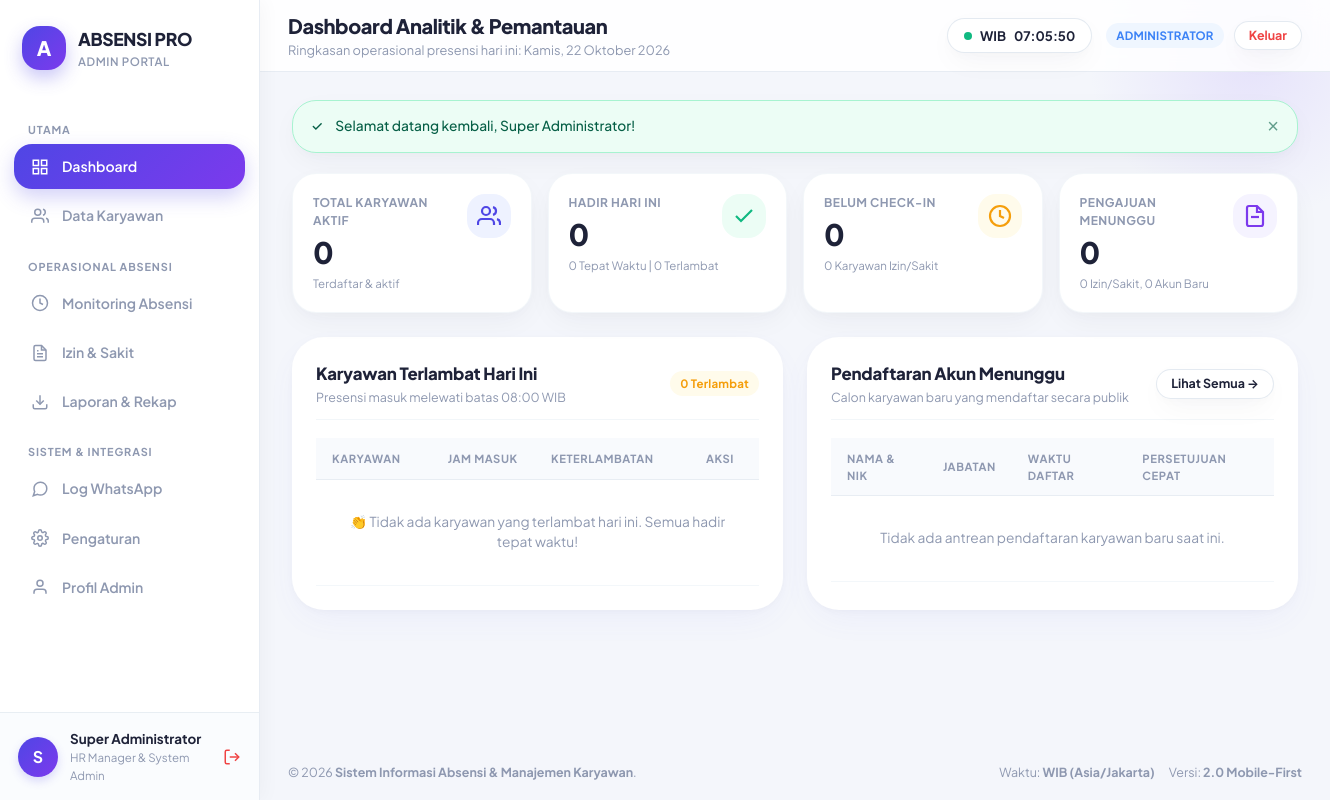
Page /admin_dashboard.php (signed in) on the committed database.
### tables this page shows
CREATE TABLE IF NOT EXISTS `users` (
    `id` INT UNSIGNED AUTO_INCREMENT PRIMARY KEY,
    `nik` VARCHAR(30) NOT NULL,
    `nama_lengkap` VARCHAR(100) NOT NULL,
    `jabatan` VARCHAR(50) NOT NULL,
    `no_wa` VARCHAR(20) NOT NULL,
    `email` VARCHAR(100) NOT NULL,
    `password_hash` VARCHAR(255) NOT NULL,
    `role` ENUM('admin', 'karyawan') NOT NULL DEFAULT 'karyawan',
    `account_status` ENUM('menunggu', 'disetujui', 'ditolak') NOT NULL DEFAULT 'menunggu',
    `rejection_reason` TEXT DEFAULT NULL,
    `approved_by` INT UNSIGNED DEFAULT NULL,
    `approved_at` DATETIME DEFAULT NULL,
    `is_active` TINYINT(1) NOT NULL DEFAULT 1,
    `created_at` DATETIME NOT NULL DEFAULT CURRENT_TIMESTAMP,
    `updated_at` DATETIME NOT NULL DEFAULT CURRENT_TIMESTAMP ON UPDATE CURRENT_TIMESTAMP,
    UNIQUE KEY `uk_users_nik` (`nik`),
    UNIQUE KEY `uk_users_email` (`email`),
    INDEX `idx_users_role_status` (`role`, `account_status`, `is_active`)
);

### helpers/auth_helper.php (called while the page is built, shortened)
<?php
require_once __DIR__ . '/sanitize_helper.php';
function is_logged_in(): bool {
    return isset($_SESSION['user_id']) && !empty($_SESSION['user_id']);
}
function current_user(): ?array {
    static $currentUser = null;
    if ($currentUser === null) {
        $db = get_db_connection();
        $stmt = $db->prepare("SELECT id, nik, nama_lengkap, jabatan, no_wa, email, role, account_status, is_active FROM users WHERE id = ?");
        $stmt->execute([$_SESSION['user_id']]);
        $user = $stmt->fetch();
        $currentUser = $user;
    }
    return $currentUser;
}
function require_login(): void {
    $user = current_user();
}
function require_admin(): void {
    require_login();
}

### views/layouts/sidebar_admin.php (the view, shortened to what this page needs)
<?php
$currentScript = basename($_SERVER['PHP_SELF']);
$user = current_user();
?>
<aside class="sidebar">
    <div class="sidebar-brand">
        <div class="sidebar-logo-icon">A</div>
        <div>
            <div class="sidebar-brand-title">ABSENSI PRO</div>
            <div class="sidebar-brand-subtitle">Admin Portal</div>
        </div>
    </div>
    <ul class="sidebar-menu">
        <li class="menu-category">Utama</li>
        <li class="menu-item">
            <a href="<?= BASE_URL ?>/admin_dashboard.php" class="menu-link <?= $currentScript === 'admin_dashboard.php' ? 'active' : '' ?>">
                <span class="menu-icon">
                    <svg width="18" height="18" viewBox="0 0 24 24" fill="none" stroke="currentColor" stroke-width="2"><rect x="3" y="3" width="7" height="7"></rect><rect x="14" y="3" width="7" height="7"></rect><rect x="14" y="14" width="7" height="7"></rect><rect x="3" y="14" width="7" height="7"></rect></svg>
                </span>
                <span>Dashboard</span>
            </a>
        </li>
        <li class="menu-item">
            <a href="<?= BASE_URL ?>/admin_employees.php" class="menu-link <?= in_array($currentScript, ['admin_employees.php', 'admin_employee_detail.php']) ? 'active' : '' ?>">
                <span class="menu-icon">
                    <svg width="18" height="18" viewBox="0 0 24 24" fill="none" stroke="currentColor" stroke-width="2"><path d="M17 21v-2a4 4 0 0 0-4-4H5a4 4 0 0 0-4 4v2"></path><circle cx="9" cy="7" r="4"></circle><path d="M23 21v-2a4 4 0 0 0-3-3.87"></path><path d="M16 3.13a4 4 0 0 1 0 7.75"></path></svg>
                </span>
                <span>Data Karyawan</span>
            </a>
        </li>
        <li class="menu-category">Operasional Absensi</li>
        <li class="menu-item">
            <a href="<?= BASE_URL ?>/admin_attendance.php" class="menu-link <?= $currentScript === 'admin_attendance.php' ? 'active' : '' ?>">
                <span class="menu-icon">
                    <svg width="18" height="18" viewBox="0 0 24 24" fill="none" stroke="currentColor" stroke-width="2"><circle cx="12" cy="12" r="10"></circle><polyline points="12 6 12 12 16 14"></polyline></svg>
                </span>
                <span>Monitoring Absensi</span>
            </a>
        </li>
        <li class="menu-item">
            <a href="<?= BASE_URL ?>/admin_leaves.php" class="menu-link <?= $currentScript === 'admin_leaves.php' ? 'active' : '' ?>">
                <span class="menu-icon">
                </span>
                <span>Izin & Sakit</span>
            </a>
        </li>
        <li class="menu-item">
            <a href="<?= BASE_URL ?>/admin_reports.php" class="menu-link <?= $currentScript === 'admin_reports.php' ? 'active' : '' ?>">
                <span class="menu-icon">
                    <svg width="18" height="18" viewBox="0 0 24 24" fill="none" stroke="currentColor" stroke-width="2"><path d="M21 15v4a2 2 0 0 1-2 2H5a2 2 0 0 1-2-2v-4"></path><polyline points="7 10 12 15 17 10"></polyline><line x1="12" y1="15" x2="12" y2="3"></line></svg>
                </span>
                <span>Laporan & Rekap</span>
            </a>
        </li>
        <li class="menu-category">Sistem & Integrasi</li>
        <li class="menu-item">
            <a href="<?= BASE_URL ?>/admin_fonnte_logs.php" class="menu-link <?= $currentScript === 'admin_fonnte_logs.php' ? 'active' : '' ?>">
                <span class="menu-icon">
                    <svg width="18" height="18" viewBox="0 0 24 24" fill="none" stroke="currentColor" stroke-width="2"><path d="M21 11.5a8.38 8.38 0 0 1-.9 3.8 8.5 8.5 0 0 1-7.6 4.7 8.38 8.38 0 0 1-3.8-.9L3 21l1.9-5.7a8.38 8.38 0 0 1-.9-3.8 8.5 8.5 0 0 1 4.7-7.6 8.38 8.38 0 0 1 3.8-.9h.5a8.48 8.48 0 0 1 8 8v.5z"></path></svg>
                </span>
                <span>Log WhatsApp</span>
            </a>
        </li>
        <li class="menu-item">
            <a href="<?= BASE_URL ?>/admin_settings.php" class="menu-link <?= $currentScript === 'admin_settings.php' ? 'active' : '' ?>">
                <span class="menu-icon">
                </span>
                <span>Pengaturan</span>
            </a>
        </li>
        <li class="menu-item">
            <a href="<?= BASE_URL ?>/profile.php" class="menu-link <?= $currentScript === 'profile.php' ? 'active' : '' ?>">
                <span class="menu-icon">
                    <svg width="18" height="18" viewBox="0 0 24 24" fill="none" stroke="currentColor" stroke-width="2"><path d="M20 21v-2a4 4 0 0 0-4-4H8a4 4 0 0 0-4 4v2"></path><circle cx="12" cy="7" r="4"></circle></svg>
                </span>
                <span>Profil Admin</span>
            </a>
        </li>
    </ul>
    <div class="sidebar-footer">
        <div class="user-profile-badge">
            <div class="user-avatar-circle">
                <?= strtoupper(substr($user['nama_lengkap'] ?? 'A', 0, 1)) ?>
            </div>
            <div class="user-info-text">
                <div class="user-info-name"><?= clean_input($user['nama_lengkap'] ?? 'Admin') ?></div>
                <div class="user-info-role"><?= clean_input($user['jabatan'] ?? 'Administrator') ?></div>
            </div>
            <a href="<?= BASE_URL ?>/logout.php" title="Keluar / Logout" style="color: #EF4444; margin-left: auto; display: flex; align-items: center;">
                <svg width="18" height="18" viewBox="0 0 24 24" fill="none" stroke="currentColor" stroke-width="2"><path d="M9 21H5a2 2 0 0 1-2-2V5a2 2 0 0 1 2-2h4"></path><polyline points="16 17 21 12 16 7"></polyline><line x1="21" y1="12" x2="9" y2="12"></line></svg>
            </a>
        </div>
    </div>
</aside>

### rows in the picture
users: nama_lengkap "S", nama_lengkap "Super Administrator", jabatan "HR Manager & System Admin"

### other values in the picture
clean_input($pageTitle) "Dashboard Analitik & Pemantauan"
clean_input($pageSubtitle) "Ringkasan operasional presensi hari ini: Kamis, 22 Oktober 2026"
$icon "✓"
$msg "Selamat datang kembali, Super Administrator!"
$totalActiveEmployees "0"
$totalHadir "0"
$tepatWaktu "0"
$terlambat "0"
$belumHadir "0"
$totalIzinSakitHariIni "0"
$totalPendingLeaves + $totalPendingUsers "0"
$totalPendingLeaves "0"
$totalPendingUsers "0"
count($lateEmployees) "0"
clean_input(APP_NAME) "Sistem Informasi Absensi & Manajemen Karyawan"
